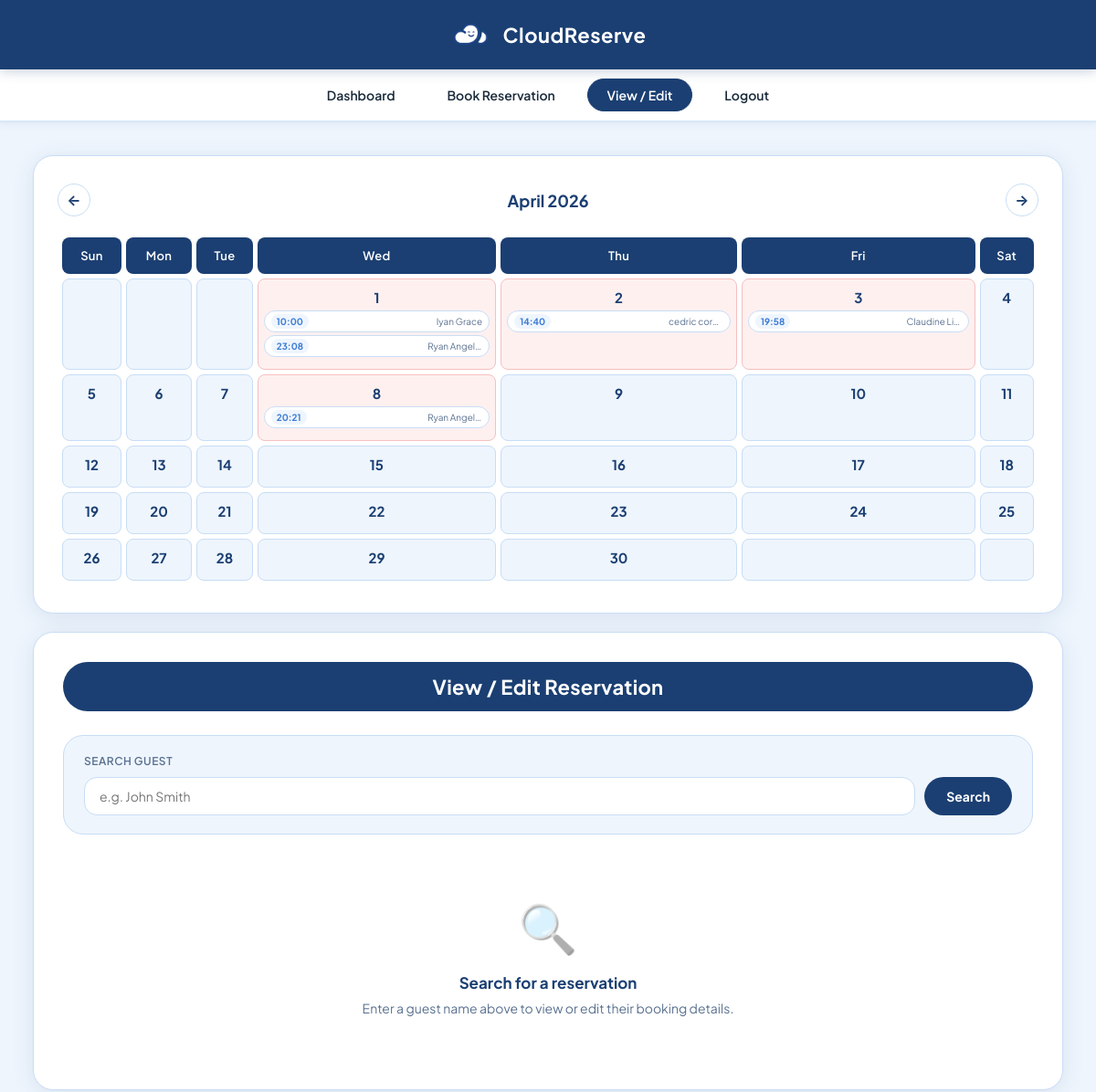
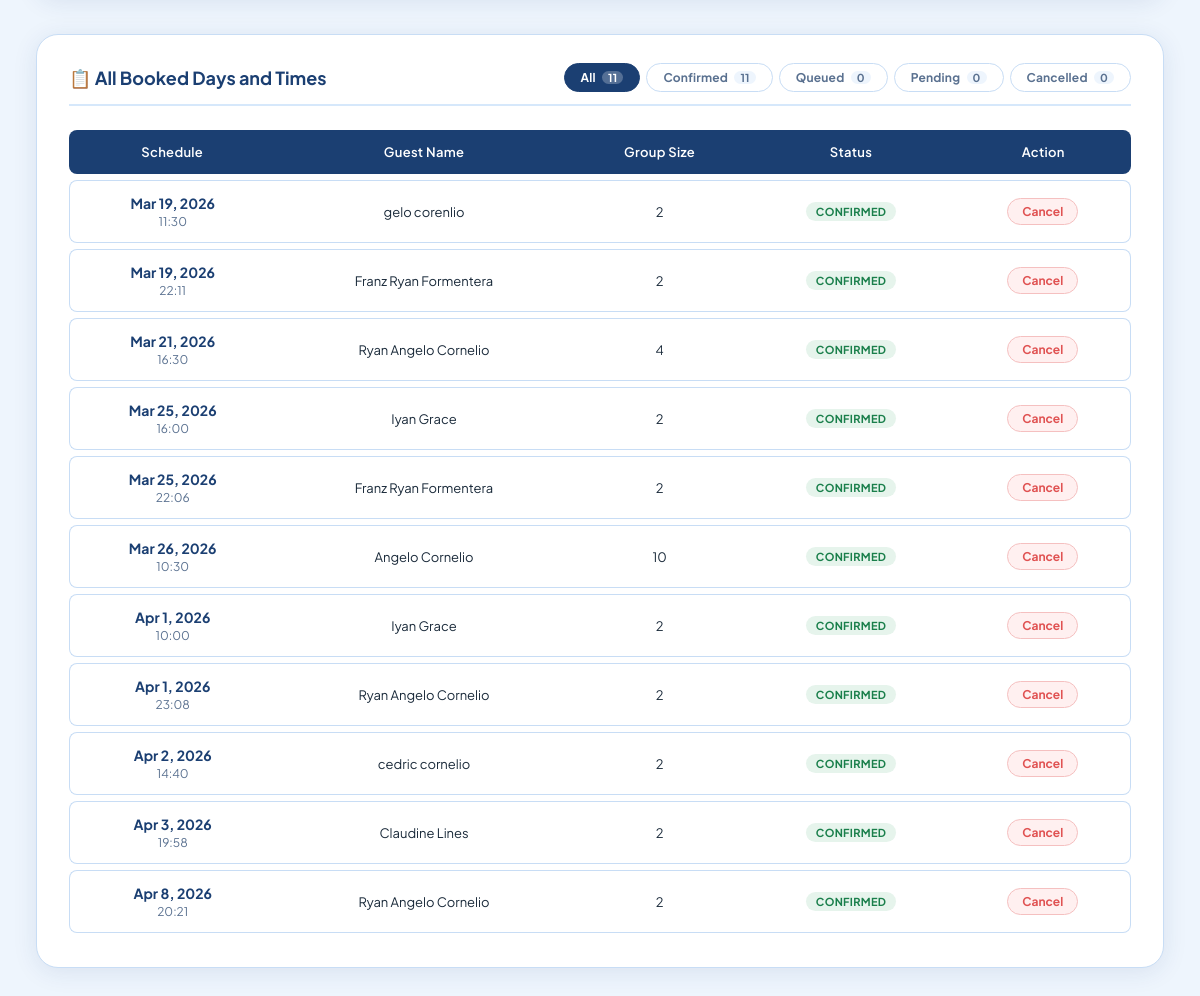
The app's page /view_edit (signed in) with its own data (2 pictures, top to bottom).
### tables this page shows
CREATE TABLE reservation (
    id INTEGER PRIMARY KEY AUTOINCREMENT,
    guest_name TEXT NOT NULL,
    contact TEXT,
    email TEXT NOT NULL,
    date TEXT NOT NULL,
    time TEXT NOT NULL,
    group_size INTEGER NOT NULL,
    status TEXT NOT NULL,
    staff_id INTEGER,
    FOREIGN KEY(staff_id) REFERENCES staff(id)
);

### app.py (the view, shortened to what this page needs)
@app.route('/view_edit', methods=['GET', 'POST'])
def view_edit():
    if 'staff_id' not in session:
        return redirect(url_for('index'))
    reservation = None
    error       = None
    db          = get_db()
    all_reservations = [dict(r) for r in db.execute(
        'SELECT * FROM reservation ORDER BY date, time'
    ).fetchall()]
    today = datetime.date.today()
    try:
        month = int(request.args.get('month', today.month))
        year  = int(request.args.get('year',  today.year))
    except ValueError:
        month, year = today.month, today.year
    if month < 1:
        month, year = 12, year - 1
    elif month > 12:
        month, year = 1, year + 1
    prev_month, prev_year, next_month, next_year, month_name = get_calendar_nav(year, month)
    calendar = build_calendar(year, month, all_reservations)
    return render_template('view_edit.html',
        reservation=reservation,
        error=error,
        all_reservations=all_reservations,
        calendar=calendar,
        month=month,
        year=year,
        month_name=month_name,
        prev_month=prev_month,
        prev_year=prev_year,
        next_month=next_month,
        next_year=next_year
    )

### app.py (called while the page is built)
def get_db():
    conn = sqlite3.connect(DATABASE)
    conn.row_factory = sqlite3.Row
    return conn

def build_calendar(year, month, all_reservations):
    first_day = datetime.date(year, month, 1)
    last_day = (first_day.replace(day=28) + datetime.timedelta(days=4)).replace(day=1) - datetime.timedelta(days=1)
    calendar = []
    week = []
    for _ in range((first_day.weekday() + 1) % 7):
        week.append(None)
    for d in range(1, last_day.day + 1):
        date_obj = datetime.date(year, month, d)
        date_str = date_obj.strftime('%Y-%m-%d')
        bookings = [r for r in all_reservations if r['date'] == date_str]
        week.append({'day': d, 'date': date_str, 'bookings': bookings})
        if len(week) == 7:
            calendar.append(week)
            week = []
    if week:
        while len(week) < 7:
            week.append(None)
        calendar.append(week)
    return calendar

def get_calendar_nav(year, month):
    prev_month = month - 1 if month > 1 else 12
    prev_year  = year     if month > 1 else year - 1
    next_month = month + 1 if month < 12 else 1
    next_year  = year     if month < 12 else year + 1
    month_name = datetime.date(year, month, 1).strftime('%B')
    return prev_month, prev_year, next_month, next_year, month_name

### templates/view_edit.html (shortened to what this page needs)
<!DOCTYPE html>
<html lang="en">
<head>
    <link rel="stylesheet" href="/static/style.css">
</head>
<body>
    <header>
        <div class="header-inner">
            <img src="/static/logo.png" alt="CloudReserve Logo" class="header-logo">
            <span class="header-title">CloudReserve</span>
        </div>
    </header>
    <nav>
        <a href="/dashboard">Dashboard</a>
        <a href="/reserve">Book Reservation</a>
        <a href="/view_edit" class="active">View / Edit</a>
        <a href="#" onclick="event.preventDefault(); openModal('logoutOverlay')">Logout</a>
    </nav>
    <main>
        <div class="flex-container">
            <section class="calendar-section large-calendar">
                <div class="calendar-nav">
                    <a class="cal-nav-btn" href="/view_edit?month={{ prev_month }}&amp;year={{ prev_year }}" title="Previous month">&#8592;</a>
                    <span class="calendar-nav-title">{{ month_name }} {{ year }}</span>
                    <a class="cal-nav-btn" href="/view_edit?month={{ next_month }}&amp;year={{ next_year }}" title="Next month">&#8594;</a>
                </div>
                <table class="calendar-table">
                    <thead>
                        <tr><th>Sun</th><th>Mon</th><th>Tue</th><th>Wed</th><th>Thu</th><th>Fri</th><th>Sat</th></tr>
                    </thead>
                    <tbody>
                        {% for week in calendar %}
                            <tr>
                            {% for day in week %}
                                {% if day %}
                                    <td class="{% if day.bookings|length > 0 %}booked-day has-bookings{% endif %}"
                                        {% if day.bookings|length > 0 %}
                                            onclick="selectDay(this, '{{ day.date }}', {{ day.bookings | tojson | safe }})"
                                        {% endif %}>
                                        <div>{{ day.day }}</div>
                                        {% if day.bookings|length > 0 %}
                                            <ul class="calendar-times">
                                            {% for b in day.bookings %}
                                                <li>
                                                    <span class="calendar-time">{{ b.time }}</span>
                                                    <span class="calendar-guest">{{ b.guest_name }}</span>
                                                </li>
                                            {% endfor %}
                                            </ul>
                                        {% endif %}
                                    </td>
                                {% else %}
                                    <td></td>
                                {% endif %}
                            {% endfor %}
                            </tr>
                        {% endfor %}
                    </tbody>
                </table>
            </section>
            <section class="edit-section">
                <h2>View / Edit Reservation</h2>
                <div class="search-box" id="searchBox">
                    <div class="search-box-header">
                        <label for="guest_name_input">Search Guest</label>
                    </div>
                    <form method="post" action="/view_edit" id="searchForm">
                        <div class="search-input-row {% if reservation %}hidden{% endif %}" id="searchInputRow">
                            <input type="text" id="guest_name_input" name="guest_name"
                                   placeholder="e.g. John Smith" required
                                   value="{{ request.form.guest_name if request.form.guest_name and not reservation else '' }}">
                            <button type="submit">Search</button>
                        </div>
                    </form>
                </div>
                {% if not reservation and not error %}
                <div class="empty-state">
                    <span class="empty-state-icon">🔍</span>
                    <div class="empty-state-title">Search for a reservation</div>
                    <div class="empty-state-sub">Enter a guest name above to view or edit their booking details.</div>
                </div>
                {% endif %}
            </section>
        </div>
        <div class="bookings-always-section">
            <div class="bookings-always-card">
                <div class="bookings-card-header">
                    <h3>📋 All Booked Days and Times</h3>
                    <div class="filter-tabs" id="filterTabs">
                        <button class="filter-tab active" data-filter="all"
                            onclick="filterTable('all')">
                            All <span class="tab-count" id="count-all">0</span>
                        </button>
                        <button class="filter-tab" data-filter="confirmed"
                            onclick="filterTable('confirmed')">
                            Confirmed <span class="tab-count" id="count-confirmed">0</span>
                        </button>
                        <button class="filter-tab" data-filter="queued"
                            onclick="filterTable('queued')">
                            Queued <span class="tab-count" id="count-queued">0</span>
                        </button>
                        <button class="filter-tab" data-filter="pending"
                            onclick="filterTable('pending')">
                            Pending <span class="tab-count" id="count-pending">0</span>
                        </button>
                        <button class="filter-tab" data-filter="cancelled"
                            onclick="filterTable('cancelled')">
                            Cancelled <span class="tab-count" id="count-cancelled">0</span>
                        </button>
                    </div>
                </div>
                <table class="bookings-table" id="allBookingsTable">
                    <thead>
                        <tr>
                            <th>Schedule</th>
                            <th>Guest Name</th>
                            <th>Group Size</th>
                            <th>Status</th>
                            <th>Action</th>
                        </tr>
                    </thead>
                    <tbody>
                        {% if all_reservations and all_reservations|length > 0 %}
                            {% for r in all_reservations %}
                            <tr data-date="{{ r.date }}" data-status="{{ r.status | lower }}">
                                <td>
                                    <div style="font-weight:700; color:var(--blue-deep); font-size:14px;"
                                         data-rawdate="{{ r.date }}">{{ r.date }}</div>
                                    <div style="font-size:12px; color:var(--text-muted); margin-top:2px;">{{ r.time }}</div>
                                </td>
                                <td>{{ r.guest_name }}</td>
                                <td>{{ r.group_size }}</td>
                                <td>
                                    {% if r.status == 'confirmed' %}
                                        <span class="badge badge-confirmed">Confirmed</span>
                                    {% elif r.status == 'queued' %}
                                        <span class="badge badge-queued">Queued</span>
                                    {% elif r.status == 'cancelled' %}
                                        <span class="badge badge-cancelled">Cancelled</span>
                                    {% else %}
                                        <span class="badge badge-pending">Pending</span>
                                    {% endif %}
                                </td>
                                <td>
                                    <button class="btn-delete"
                                        onclick="confirmDelete('{{ r.id }}', '{{ r.guest_name }}')">
                                        Cancel
                                    </button>
                                </td>
                            </tr>
                            {% endfor %}
                        {% else %}
                            <tr id="noDataRow">
                                <td colspan="5" style="text-align:center; padding:24px; color:var(--text-muted); font-style:italic;">
                                    No bookings found.
                                </td>
                            </tr>
                        {% endif %}
                    </tbody>
                </table>
            </div>
        </div>
    </main>
</body>
</html>

### records on screen
reservation: time "10:00", guest_name "Iyan Grace", group_size "2", status "CONFIRMED"
reservation: time "23:08", guest_name "Ryan Angel…", guest_name "Ryan Angelo Cornelio", group_size "2", status "CONFIRMED"
reservation: time "14:40", guest_name "cedric cor…", guest_name "cedric cornelio", group_size "2", status "CONFIRMED"
reservation: time "19:58", guest_name "Claudine Li…", guest_name "Claudine Lines", group_size "2", status "CONFIRMED"
reservation: time "20:21", guest_name "Ryan Angel…", guest_name "Ryan Angelo Cornelio", group_size "2", status "CONFIRMED"
reservation: time "11:30", guest_name "gelo corenlio", group_size "2", status "CONFIRMED"
reservation: time "22:11", guest_name "Franz Ryan Formentera", group_size "2", status "CONFIRMED"
reservation: time "16:30", guest_name "Ryan Angelo Cornelio", group_size "4", status "CONFIRMED"
reservation: time "16:00", guest_name "Iyan Grace", group_size "2", status "CONFIRMED"
reservation: time "22:06", guest_name "Franz Ryan Formentera", group_size "2", status "CONFIRMED"
reservation: time "10:30", guest_name "Angelo Cornelio", group_size "10", status "CONFIRMED"

### other values on screen
{{ month_name }} "April"
{{ year }} "2026"
{{ day.day }} "1" "2" "3" "4" "5" "6" "7" "8" "9" "10" "11" "12" "13" "14" "15" "16" "17" "18" "19" "20" "21" "22" "23" "24" "25" "26" "27" "28" "29" "30"
